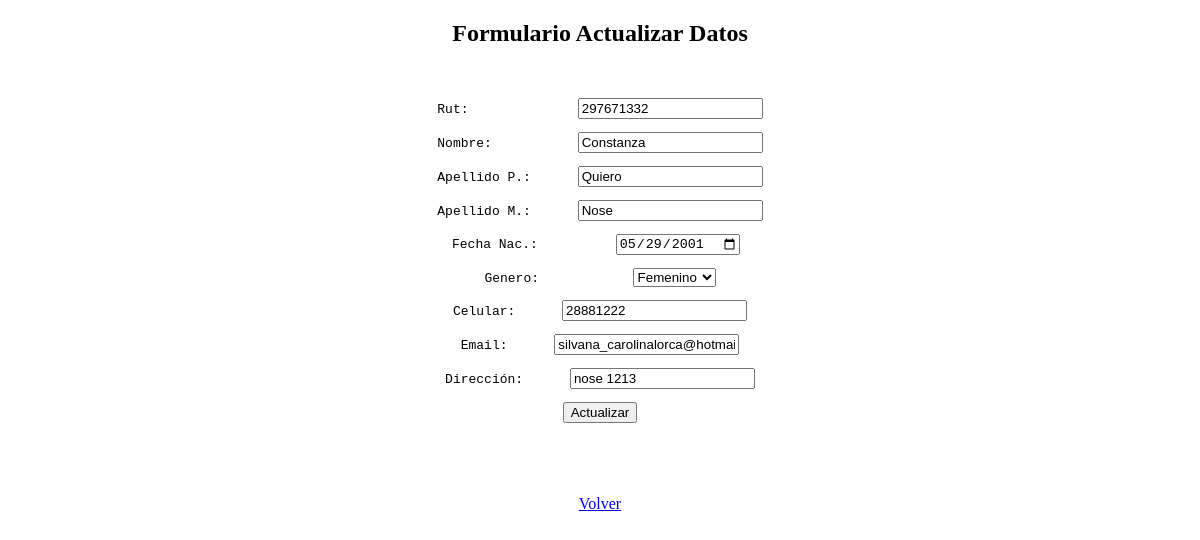
Page /clientes_findEdit/297671332 on the earlier database version.
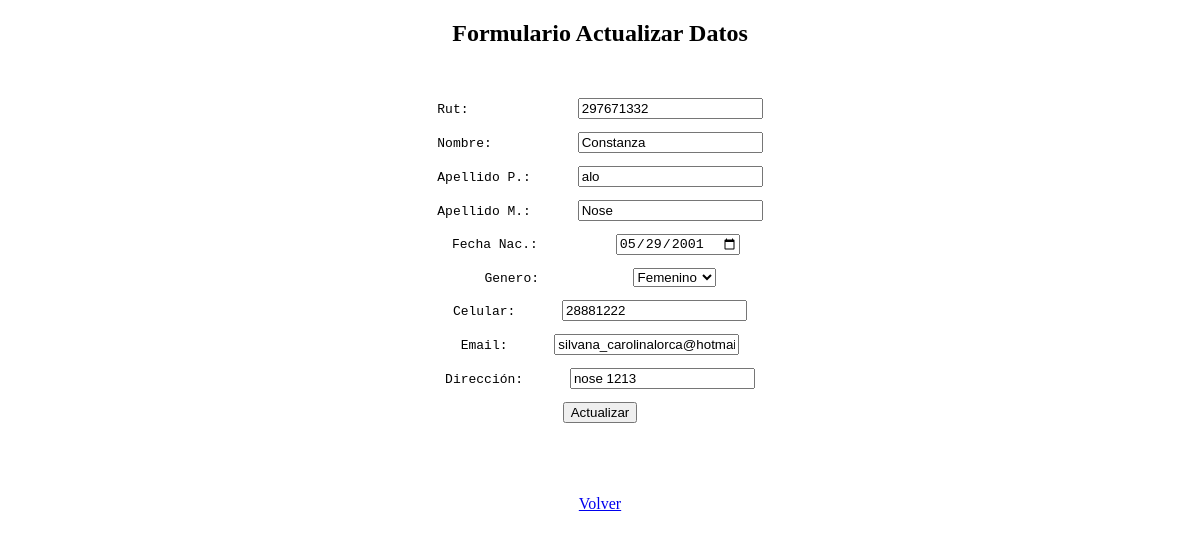
Same page on the later database version.
### taller/models.py (models this page shows, shortened)
class Cliente(models.Model):
    rut              = models.CharField(primary_key=True, max_length=10)
    nombre           = models.CharField(max_length=20)
    apellido_paterno = models.CharField(max_length=20)
    apellido_materno = models.CharField(max_length=20)
    fecha_nacimiento = models.DateField(blank=False, null=False)
    id_genero        = models.ForeignKey('Genero',on_delete=models.CASCADE, db_column='idGenero')
    telefono         = models.CharField(max_length=45)
    email            = models.EmailField(unique=True, max_length=100, blank=True, null=True)
    direccion        = models.CharField(max_length=50, blank=True, null=True)
    activo           = models.IntegerField()

### taller/views.py (the view)
# urls.py: path('clientes_findEdit/<str:pk>', views.clientes_findEdit, name='clientes_findEdit'),
def clientes_findEdit(request,pk):
    if pk != "":
        cliente=Cliente.objects.get(rut=pk)
        generos=Genero.objects.all()
        print(type(cliente.id_genero.genero))
        context={'cliente':cliente, 'generos':generos}
        if cliente:
            return render(request, 'taller/clientes_edit.html', context)
        else:
            context={'mensaje':"Error, rut no existe..."}
            return render(request, 'taller/clientes_list.html', context)

### taller/templates/taller/clientes_edit.html (shortened to what this page needs)
<!DOCTYPE html>
<html lang="en">
  <head>
  </head>
  <body>
    <div style="text-align: center">
      {% if cliente %}
            <h2>Formulario Actualizar Datos</h2><br>
            <form action="{% url 'clientesUpdate' %}" method="POST">
                <pre>Rut:              <input type="text" name="rut"    value="{{cliente.rut}}"></pre>
                <pre>Nombre:           <input type="text" name="nombre" value="{{cliente.nombre}}"></pre>
                <pre>Apellido P.:      <input type="text" name="paterno" value="{{cliente.apellido_paterno}}"></pre>
                <pre>Apellido M.:      <input type="text" name="materno" value="{{cliente.apellido_materno}}"></pre>
                <pre>Fecha Nac.:          <input type="date" name="fechaNac" value="{{cliente.fecha_nacimiento|date:'Y-m-d'}}"> </pre>
                <pre>Genero:            <select name="genero">
                {% for genero in generos %}
                    {% if genero.genero == cliente.id_genero.genero %}
                        <option value="{{genero.id_genero}}" selected>{{genero.genero}}</option>
                    {% else %}
                        <option value="{{genero.id_genero}}">{{genero.genero}}</option>
                    {% endif %}
                {% endfor %}
                </select></pre>
                <pre>Celular:      <input type="text" name="telefono" value="{{cliente.telefono}}"></pre>
                <pre>Email:      <input type="mail" name="email" value="{{cliente.email}}"></pre>
                <pre>Dirección:      <input type="text" name="direccion" value="{{cliente.direccion}}"></pre>
                <input type="submit" name="opcion" value="Actualizar" />
            </form><br><br>
        {% endif %}
        <br><br>
        <a href="{% url 'crud' %}"> Volver </a>
    </div>
</body>
</html>

Differences in the rows shown:
changed Cliente "Constanza": paterno "Quiero" → "alo"
